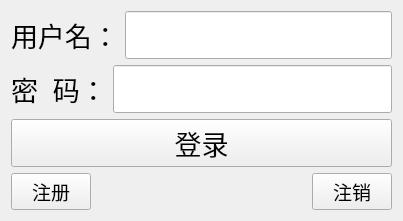
<?xml version="1.0" encoding="UTF-8"?>
<ui version="4.0">
 <class>TcpClient</class>
 <widget class="QWidget" name="TcpClient">
  <property name="geometry">
   <rect>
    <x>0</x>
    <y>0</y>
    <width>403</width>
    <height>221</height>
   </rect>
  </property>
  <property name="windowTitle">
   <string>Tcpclient</string>
  </property>
  <layout class="QVBoxLayout" name="verticalLayout_2">
   <item>
    <layout class="QVBoxLayout" name="verticalLayout">
     <item>
      <layout class="QHBoxLayout" name="horizontalLayout_2">
       <item>
        <widget class="QLabel" name="name_lab">
         <property name="font">
          <font>
           <pointsize>20</pointsize>
          </font>
         </property>
         <property name="text">
          <string>用户名：</string>
         </property>
        </widget>
       </item>
       <item>
        <widget class="QLineEdit" name="name_le">
         <property name="sizePolicy">
          <sizepolicy hsizetype="Expanding" vsizetype="Ignored">
           <horstretch>0</horstretch>
           <verstretch>0</verstretch>
          </sizepolicy>
         </property>
        </widget>
       </item>
      </layout>
     </item>
     <item>
      <layout class="QHBoxLayout" name="horizontalLayout_3">
       <item>
        <widget class="QLabel" name="pwd_lab">
         <property name="font">
          <font>
           <pointsize>20</pointsize>
          </font>
         </property>
         <property name="text">
          <string>密  码：</string>
         </property>
        </widget>
       </item>
       <item>
        <widget class="QLineEdit" name="pwd_le">
         <property name="sizePolicy">
          <sizepolicy hsizetype="Expanding" vsizetype="Ignored">
           <horstretch>0</horstretch>
           <verstretch>0</verstretch>
          </sizepolicy>
         </property>
         <property name="text">
          <string/>
         </property>
         <property name="echoMode">
          <enum>QLineEdit::Password</enum>
         </property>
        </widget>
       </item>
      </layout>
     </item>
     <item>
      <widget class="QPushButton" name="login_pb">
       <property name="font">
        <font>
         <pointsize>20</pointsize>
        </font>
       </property>
       <property name="text">
        <string>登录</string>
       </property>
      </widget>
     </item>
     <item>
      <layout class="QHBoxLayout" name="horizontalLayout">
       <item>
        <widget class="QPushButton" name="regist_pb">
         <property name="font">
          <font>
           <pointsize>14</pointsize>
          </font>
         </property>
         <property name="text">
          <string>注册</string>
         </property>
        </widget>
       </item>
       <item>
        <spacer name="horizontalSpacer">
         <property name="orientation">
          <enum>Qt::Horizontal</enum>
         </property>
         <property name="sizeHint" stdset="0">
          <size>
           <width>40</width>
           <height>20</height>
          </size>
         </property>
        </spacer>
       </item>
       <item>
        <widget class="QPushButton" name="cancel_pb">
         <property name="font">
          <font>
           <pointsize>14</pointsize>
          </font>
         </property>
         <property name="text">
          <string>注销</string>
         </property>
        </widget>
       </item>
      </layout>
     </item>
    </layout>
   </item>
  </layout>
 </widget>
 <resources/>
 <connections/>
</ui>
